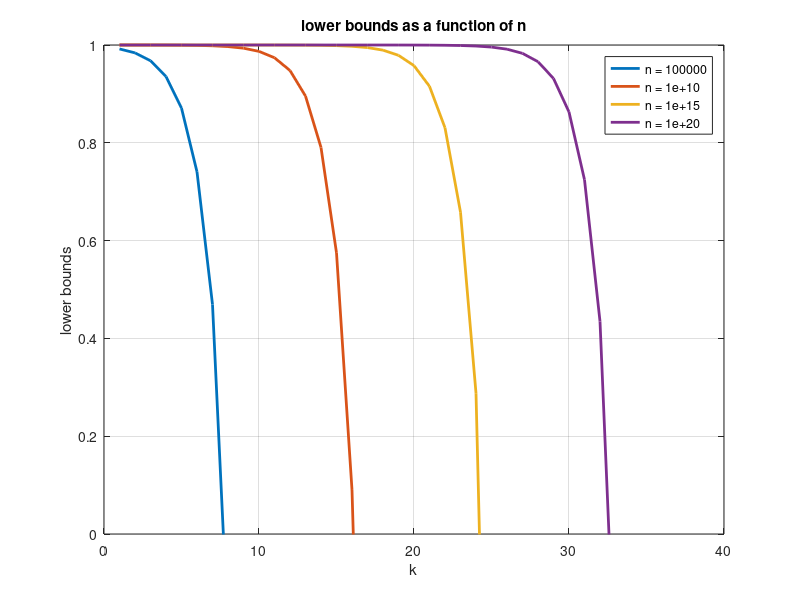

Write MATLAB code to recreate this figure.
%demoasinbound.m

close all
figure 
hold on
nlist =[1e5 1e10 1e15 1e20];
w = 4;


for i=1:length(nlist)
    n = nlist(i);
    k = 1:log(n)/log(w)+1;
    p = w.^k/n;
    f = 1-4/pi*asin(p.^0.5);
    %f(find(f<0)) =0;
         

    h = plot(real(f))
    set(h,'linewidth',2)
end

for i = 1:length(nlist)
  wl{i} = sprintf('n = %g',nlist(i));
end

box on
grid on
axis([0 40 0 1])
title('lower bounds as a function of n')
xlabel('k')
ylabel('lower bounds')
legend(wl)
